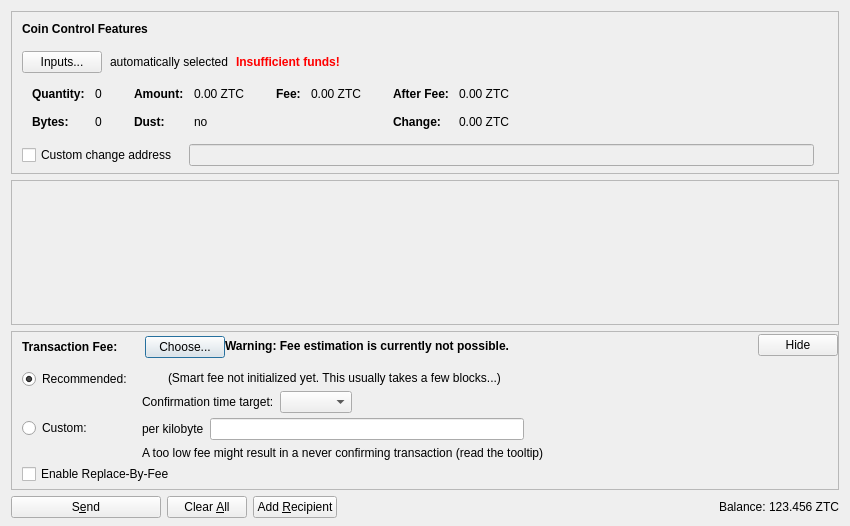
<?xml version="1.0" encoding="UTF-8"?>
<ui version="4.0">
 <class>SendCoinsDialog</class>
 <widget class="QDialog" name="SendCoinsDialog">
  <property name="geometry">
   <rect>
    <x>0</x>
    <y>0</y>
    <width>850</width>
    <height>526</height>
   </rect>
  </property>
  <property name="windowTitle">
   <string>Send Coins</string>
  </property>
  <layout class="QVBoxLayout" name="verticalLayout" stretch="0,1,0,0">
   <property name="bottomMargin">
    <number>8</number>
   </property>
   <item>
    <widget class="QFrame" name="frameCoinControl">
     <property name="sizePolicy">
      <sizepolicy hsizetype="Expanding" vsizetype="Expanding">
       <horstretch>0</horstretch>
       <verstretch>0</verstretch>
      </sizepolicy>
     </property>
     <property name="maximumSize">
      <size>
       <width>16777215</width>
       <height>16777215</height>
      </size>
     </property>
     <property name="frameShape">
      <enum>QFrame::StyledPanel</enum>
     </property>
     <property name="frameShadow">
      <enum>QFrame::Sunken</enum>
     </property>
     <layout class="QVBoxLayout" name="verticalLayoutCoinControl2">
      <property name="spacing">
       <number>0</number>
      </property>
      <property name="leftMargin">
       <number>0</number>
      </property>
      <property name="topMargin">
       <number>0</number>
      </property>
      <property name="rightMargin">
       <number>0</number>
      </property>
      <property name="bottomMargin">
       <number>6</number>
      </property>
      <item>
       <layout class="QVBoxLayout" name="verticalLayoutCoinControl" stretch="0,0,0,0,1">
        <property name="spacing">
         <number>0</number>
        </property>
        <property name="leftMargin">
         <number>10</number>
        </property>
        <property name="topMargin">
         <number>10</number>
        </property>
        <item>
         <layout class="QHBoxLayout" name="horizontalLayoutCoinControl1">
          <property name="bottomMargin">
           <number>15</number>
          </property>
          <item>
           <widget class="QLabel" name="labelCoinControlFeatures">
            <property name="sizePolicy">
             <sizepolicy hsizetype="Preferred" vsizetype="Maximum">
              <horstretch>0</horstretch>
              <verstretch>0</verstretch>
             </sizepolicy>
            </property>
            <property name="font">
             <font>
              <weight>75</weight>
              <bold>true</bold>
             </font>
            </property>
            <property name="styleSheet">
             <string notr="true">font-weight:bold;</string>
            </property>
            <property name="text">
             <string>Coin Control Features</string>
            </property>
           </widget>
          </item>
         </layout>
        </item>
        <item>
         <layout class="QHBoxLayout" name="horizontalLayoutCoinControl2" stretch="0,0,0,0">
          <property name="spacing">
           <number>8</number>
          </property>
          <property name="bottomMargin">
           <number>10</number>
          </property>
          <item>
           <widget class="QPushButton" name="pushButtonCoinControl">
            <property name="styleSheet">
             <string notr="true"/>
            </property>
            <property name="text">
             <string>Inputs...</string>
            </property>
            <property name="autoDefault">
             <bool>false</bool>
            </property>
           </widget>
          </item>
          <item>
           <widget class="QLabel" name="labelCoinControlAutomaticallySelected">
            <property name="text">
             <string>automatically selected</string>
            </property>
            <property name="margin">
             <number>5</number>
            </property>
           </widget>
          </item>
          <item>
           <widget class="QLabel" name="labelCoinControlInsuffFunds">
            <property name="font">
             <font>
              <weight>75</weight>
              <bold>true</bold>
             </font>
            </property>
            <property name="styleSheet">
             <string notr="true">color:red;font-weight:bold;</string>
            </property>
            <property name="text">
             <string>Insufficient funds!</string>
            </property>
            <property name="margin">
             <number>5</number>
            </property>
           </widget>
          </item>
          <item>
           <spacer name="horizontalSpacerCoinControl">
            <property name="orientation">
             <enum>Qt::Horizontal</enum>
            </property>
            <property name="sizeHint" stdset="0">
             <size>
              <width>40</width>
              <height>1</height>
             </size>
            </property>
           </spacer>
          </item>
         </layout>
        </item>
        <item>
         <widget class="QWidget" name="widgetCoinControl" native="true">
          <property name="sizePolicy">
           <sizepolicy hsizetype="Preferred" vsizetype="Preferred">
            <horstretch>0</horstretch>
            <verstretch>0</verstretch>
           </sizepolicy>
          </property>
          <property name="minimumSize">
           <size>
            <width>0</width>
            <height>0</height>
           </size>
          </property>
          <property name="styleSheet">
           <string notr="true"/>
          </property>
          <layout class="QHBoxLayout" name="horizontalLayoutCoinControl5">
           <property name="leftMargin">
            <number>0</number>
           </property>
           <property name="topMargin">
            <number>0</number>
           </property>
           <property name="rightMargin">
            <number>0</number>
           </property>
           <property name="bottomMargin">
            <number>0</number>
           </property>
           <item>
            <layout class="QHBoxLayout" name="horizontalLayoutCoinControl3" stretch="0,0,0,1">
             <property name="spacing">
              <number>20</number>
             </property>
             <property name="topMargin">
              <number>0</number>
             </property>
             <property name="bottomMargin">
              <number>10</number>
             </property>
             <item>
              <layout class="QFormLayout" name="formLayoutCoinControl1">
               <property name="horizontalSpacing">
                <number>10</number>
               </property>
               <property name="verticalSpacing">
                <number>14</number>
               </property>
               <property name="leftMargin">
                <number>10</number>
               </property>
               <property name="topMargin">
                <number>4</number>
               </property>
               <property name="rightMargin">
                <number>6</number>
               </property>
               <item row="0" column="0">
                <widget class="QLabel" name="labelCoinControlQuantityText">
                 <property name="font">
                  <font>
                   <weight>75</weight>
                   <bold>true</bold>
                  </font>
                 </property>
                 <property name="text">
                  <string>Quantity:</string>
                 </property>
                 <property name="margin">
                  <number>0</number>
                 </property>
                </widget>
               </item>
               <item row="0" column="1">
                <widget class="QLabel" name="labelCoinControlQuantity">
                 <property name="cursor">
                  <cursorShape>IBeamCursor</cursorShape>
                 </property>
                 <property name="contextMenuPolicy">
                  <enum>Qt::ActionsContextMenu</enum>
                 </property>
                 <property name="text">
                  <string notr="true">0</string>
                 </property>
                 <property name="margin">
                  <number>0</number>
                 </property>
                 <property name="textInteractionFlags">
                  <set>Qt::LinksAccessibleByMouse|Qt::TextSelectableByKeyboard|Qt::TextSelectableByMouse</set>
                 </property>
                </widget>
               </item>
               <item row="1" column="0">
                <widget class="QLabel" name="labelCoinControlBytesText">
                 <property name="font">
                  <font>
                   <weight>75</weight>
                   <bold>true</bold>
                  </font>
                 </property>
                 <property name="text">
                  <string>Bytes:</string>
                 </property>
                </widget>
               </item>
               <item row="1" column="1">
                <widget class="QLabel" name="labelCoinControlBytes">
                 <property name="cursor">
                  <cursorShape>IBeamCursor</cursorShape>
                 </property>
                 <property name="contextMenuPolicy">
                  <enum>Qt::ActionsContextMenu</enum>
                 </property>
                 <property name="text">
                  <string notr="true">0</string>
                 </property>
                 <property name="textInteractionFlags">
                  <set>Qt::LinksAccessibleByMouse|Qt::TextSelectableByKeyboard|Qt::TextSelectableByMouse</set>
                 </property>
                </widget>
               </item>
              </layout>
             </item>
             <item>
              <layout class="QFormLayout" name="formLayoutCoinControl2">
               <property name="horizontalSpacing">
                <number>10</number>
               </property>
               <property name="verticalSpacing">
                <number>14</number>
               </property>
               <property name="leftMargin">
                <number>6</number>
               </property>
               <property name="topMargin">
                <number>4</number>
               </property>
               <property name="rightMargin">
                <number>6</number>
               </property>
               <item row="0" column="0">
                <widget class="QLabel" name="labelCoinControlAmountText">
                 <property name="font">
                  <font>
                   <weight>75</weight>
                   <bold>true</bold>
                  </font>
                 </property>
                 <property name="text">
                  <string>Amount:</string>
                 </property>
                 <property name="margin">
                  <number>0</number>
                 </property>
                </widget>
               </item>
               <item row="0" column="1">
                <widget class="QLabel" name="labelCoinControlAmount">
                 <property name="cursor">
                  <cursorShape>IBeamCursor</cursorShape>
                 </property>
                 <property name="contextMenuPolicy">
                  <enum>Qt::ActionsContextMenu</enum>
                 </property>
                 <property name="text">
                  <string notr="true">0.00 ZTC</string>
                 </property>
                 <property name="textInteractionFlags">
                  <set>Qt::LinksAccessibleByMouse|Qt::TextSelectableByKeyboard|Qt::TextSelectableByMouse</set>
                 </property>
                </widget>
               </item>
               <item row="1" column="0">
                <widget class="QLabel" name="labelCoinControlLowOutputText">
                 <property name="font">
                  <font>
                   <weight>75</weight>
                   <bold>true</bold>
                  </font>
                 </property>
                 <property name="text">
                  <string>Dust:</string>
                 </property>
                </widget>
               </item>
               <item row="1" column="1">
                <widget class="QLabel" name="labelCoinControlLowOutput">
                 <property name="cursor">
                  <cursorShape>IBeamCursor</cursorShape>
                 </property>
                 <property name="contextMenuPolicy">
                  <enum>Qt::ActionsContextMenu</enum>
                 </property>
                 <property name="text">
                  <string notr="true">no</string>
                 </property>
                 <property name="textInteractionFlags">
                  <set>Qt::LinksAccessibleByMouse|Qt::TextSelectableByKeyboard|Qt::TextSelectableByMouse</set>
                 </property>
                </widget>
               </item>
              </layout>
             </item>
             <item>
              <layout class="QFormLayout" name="formLayoutCoinControl3">
               <property name="horizontalSpacing">
                <number>10</number>
               </property>
               <property name="verticalSpacing">
                <number>14</number>
               </property>
               <property name="leftMargin">
                <number>6</number>
               </property>
               <property name="topMargin">
                <number>4</number>
               </property>
               <property name="rightMargin">
                <number>6</number>
               </property>
               <item row="0" column="0">
                <widget class="QLabel" name="labelCoinControlFeeText">
                 <property name="font">
                  <font>
                   <weight>75</weight>
                   <bold>true</bold>
                  </font>
                 </property>
                 <property name="text">
                  <string>Fee:</string>
                 </property>
                 <property name="margin">
                  <number>0</number>
                 </property>
                </widget>
               </item>
               <item row="0" column="1">
                <widget class="QLabel" name="labelCoinControlFee">
                 <property name="cursor">
                  <cursorShape>IBeamCursor</cursorShape>
                 </property>
                 <property name="contextMenuPolicy">
                  <enum>Qt::ActionsContextMenu</enum>
                 </property>
                 <property name="text">
                  <string notr="true">0.00 ZTC</string>
                 </property>
                 <property name="textInteractionFlags">
                  <set>Qt::LinksAccessibleByMouse|Qt::TextSelectableByKeyboard|Qt::TextSelectableByMouse</set>
                 </property>
                </widget>
               </item>
              </layout>
             </item>
             <item>
              <layout class="QFormLayout" name="formLayoutCoinControl4">
               <property name="horizontalSpacing">
                <number>10</number>
               </property>
               <property name="verticalSpacing">
                <number>14</number>
               </property>
               <property name="leftMargin">
                <number>6</number>
               </property>
               <property name="topMargin">
                <number>4</number>
               </property>
               <property name="rightMargin">
                <number>6</number>
               </property>
               <item row="0" column="0">
                <widget class="QLabel" name="labelCoinControlAfterFeeText">
                 <property name="font">
                  <font>
                   <weight>75</weight>
                   <bold>true</bold>
                  </font>
                 </property>
                 <property name="text">
                  <string>After Fee:</string>
                 </property>
                 <property name="margin">
                  <number>0</number>
                 </property>
                </widget>
               </item>
               <item row="0" column="1">
                <widget class="QLabel" name="labelCoinControlAfterFee">
                 <property name="cursor">
                  <cursorShape>IBeamCursor</cursorShape>
                 </property>
                 <property name="contextMenuPolicy">
                  <enum>Qt::ActionsContextMenu</enum>
                 </property>
                 <property name="text">
                  <string notr="true">0.00 ZTC</string>
                 </property>
                 <property name="textInteractionFlags">
                  <set>Qt::LinksAccessibleByMouse|Qt::TextSelectableByKeyboard|Qt::TextSelectableByMouse</set>
                 </property>
                </widget>
               </item>
               <item row="1" column="0">
                <widget class="QLabel" name="labelCoinControlChangeText">
                 <property name="font">
                  <font>
                   <weight>75</weight>
                   <bold>true</bold>
                  </font>
                 </property>
                 <property name="text">
                  <string>Change:</string>
                 </property>
                </widget>
               </item>
               <item row="1" column="1">
                <widget class="QLabel" name="labelCoinControlChange">
                 <property name="cursor">
                  <cursorShape>IBeamCursor</cursorShape>
                 </property>
                 <property name="contextMenuPolicy">
                  <enum>Qt::ActionsContextMenu</enum>
                 </property>
                 <property name="text">
                  <string notr="true">0.00 ZTC</string>
                 </property>
                 <property name="textInteractionFlags">
                  <set>Qt::LinksAccessibleByMouse|Qt::TextSelectableByKeyboard|Qt::TextSelectableByMouse</set>
                 </property>
                </widget>
               </item>
              </layout>
             </item>
            </layout>
           </item>
          </layout>
         </widget>
        </item>
        <item>
         <layout class="QHBoxLayout" name="horizontalLayoutCoinControl4" stretch="0,0,0">
          <property name="spacing">
           <number>12</number>
          </property>
          <property name="sizeConstraint">
           <enum>QLayout::SetDefaultConstraint</enum>
          </property>
          <property name="topMargin">
           <number>5</number>
          </property>
          <property name="rightMargin">
           <number>5</number>
          </property>
          <item>
           <widget class="QCheckBox" name="checkBoxCoinControlChange">
            <property name="toolTip">
             <string>If this is activated, but the change address is empty or invalid, change will be sent to a newly generated address.</string>
            </property>
            <property name="text">
             <string>Custom change address</string>
            </property>
           </widget>
          </item>
          <item>
           <widget class="QValidatedLineEdit" name="lineEditCoinControlChange">
            <property name="enabled">
             <bool>false</bool>
            </property>
            <property name="sizePolicy">
             <sizepolicy hsizetype="Expanding" vsizetype="Fixed">
              <horstretch>0</horstretch>
              <verstretch>0</verstretch>
             </sizepolicy>
            </property>
           </widget>
          </item>
          <item>
           <widget class="QLabel" name="labelCoinControlChangeLabel">
            <property name="sizePolicy">
             <sizepolicy hsizetype="Preferred" vsizetype="Expanding">
              <horstretch>0</horstretch>
              <verstretch>0</verstretch>
             </sizepolicy>
            </property>
            <property name="minimumSize">
             <size>
              <width>0</width>
              <height>0</height>
             </size>
            </property>
            <property name="text">
             <string/>
            </property>
            <property name="margin">
             <number>3</number>
            </property>
           </widget>
          </item>
         </layout>
        </item>
        <item>
         <spacer name="verticalSpacerCoinControl">
          <property name="orientation">
           <enum>Qt::Vertical</enum>
          </property>
          <property name="sizeHint" stdset="0">
           <size>
            <width>800</width>
            <height>1</height>
           </size>
          </property>
         </spacer>
        </item>
       </layout>
      </item>
     </layout>
    </widget>
   </item>
   <item>
    <widget class="QScrollArea" name="scrollArea">
     <property name="widgetResizable">
      <bool>true</bool>
     </property>
     <widget class="QWidget" name="scrollAreaWidgetContents">
      <property name="geometry">
       <rect>
        <x>0</x>
        <y>0</y>
        <width>830</width>
        <height>104</height>
       </rect>
      </property>
      <layout class="QVBoxLayout" name="verticalLayout_2" stretch="0,1">
       <property name="leftMargin">
        <number>0</number>
       </property>
       <property name="topMargin">
        <number>0</number>
       </property>
       <property name="rightMargin">
        <number>0</number>
       </property>
       <property name="bottomMargin">
        <number>0</number>
       </property>
       <item>
        <layout class="QVBoxLayout" name="entries">
         <property name="spacing">
          <number>6</number>
         </property>
        </layout>
       </item>
       <item>
        <spacer name="verticalSpacer">
         <property name="orientation">
          <enum>Qt::Vertical</enum>
         </property>
         <property name="sizeHint" stdset="0">
          <size>
           <width>20</width>
           <height>40</height>
          </size>
         </property>
        </spacer>
       </item>
      </layout>
     </widget>
    </widget>
   </item>
   <item>
    <widget class="QFrame" name="frameFee">
     <property name="sizePolicy">
      <sizepolicy hsizetype="Expanding" vsizetype="Expanding">
       <horstretch>0</horstretch>
       <verstretch>0</verstretch>
      </sizepolicy>
     </property>
     <property name="maximumSize">
      <size>
       <width>16777215</width>
       <height>16777215</height>
      </size>
     </property>
     <property name="frameShape">
      <enum>QFrame::StyledPanel</enum>
     </property>
     <property name="frameShadow">
      <enum>QFrame::Sunken</enum>
     </property>
     <layout class="QVBoxLayout" name="verticalLayoutFee1">
      <property name="spacing">
       <number>0</number>
      </property>
      <property name="leftMargin">
       <number>0</number>
      </property>
      <property name="topMargin">
       <number>0</number>
      </property>
      <property name="rightMargin">
       <number>0</number>
      </property>
      <property name="bottomMargin">
       <number>0</number>
      </property>
      <item>
       <layout class="QVBoxLayout" name="verticalLayoutFee2" stretch="0,0,0">
        <property name="spacing">
         <number>0</number>
        </property>
        <property name="leftMargin">
         <number>10</number>
        </property>
        <property name="topMargin">
         <number>0</number>
        </property>
        <item>
         <layout class="QHBoxLayout" name="horizontalLayoutFee1">
          <property name="bottomMargin">
           <number>0</number>
          </property>
          <item>
           <layout class="QVBoxLayout" name="verticalLayoutFee7">
            <property name="spacing">
             <number>0</number>
            </property>
            <item>
             <spacer name="verticalSpacerSmartFee">
              <property name="orientation">
               <enum>Qt::Vertical</enum>
              </property>
              <property name="sizeType">
               <enum>QSizePolicy::Fixed</enum>
              </property>
              <property name="sizeHint" stdset="0">
               <size>
                <width>1</width>
                <height>4</height>
               </size>
              </property>
             </spacer>
            </item>
            <item>
             <layout class="QHBoxLayout" name="horizontalLayoutSmartFee">
              <property name="spacing">
               <number>10</number>
              </property>
              <item>
               <widget class="QLabel" name="labelFeeHeadline">
                <property name="sizePolicy">
                 <sizepolicy hsizetype="Preferred" vsizetype="Maximum">
                  <horstretch>0</horstretch>
                  <verstretch>0</verstretch>
                 </sizepolicy>
                </property>
                <property name="font">
                 <font>
                  <weight>75</weight>
                  <bold>true</bold>
                 </font>
                </property>
                <property name="styleSheet">
                 <string notr="true">font-weight:bold;</string>
                </property>
                <property name="text">
                 <string>Transaction Fee:</string>
                </property>
               </widget>
              </item>
              <item>
               <widget class="QLabel" name="labelFeeMinimized">
                <property name="text">
                 <string/>
                </property>
               </widget>
              </item>
              <item>
               <widget class="QPushButton" name="buttonChooseFee">
                <property name="text">
                 <string>Choose...</string>
                </property>
               </widget>
              </item>
             </layout>
            </item>
            <item>
             <spacer name="verticalSpacer_5">
              <property name="orientation">
               <enum>Qt::Vertical</enum>
              </property>
              <property name="sizeHint" stdset="0">
               <size>
                <width>1</width>
                <height>1</height>
               </size>
              </property>
             </spacer>
            </item>
           </layout>
          </item>
          <item>
           <widget class="QLabel" name="fallbackFeeWarningLabel">
            <property name="toolTip">
             <string>Using the fallbackfee can result in sending a transaction that will take several hours or days (or never) to confirm. Consider choosing your fee manually or wait until you have validated the complete chain.</string>
            </property>
            <property name="font">
            <font>
                <weight>75</weight>
                <bold>true</bold>
            </font>
            </property>
            <property name="text">
             <string>Warning: Fee estimation is currently not possible.</string>
            </property>
            <property name="wordWrap">
             <bool>false</bool>
            </property>
           </widget>
          </item>
          <item>
           <spacer name="horizontalSpacer_4">
            <property name="orientation">
             <enum>Qt::Horizontal</enum>
            </property>
            <property name="sizeType">
             <enum>QSizePolicy::MinimumExpanding</enum>
            </property>
            <property name="sizeHint" stdset="0">
             <size>
              <width>40</width>
              <height>20</height>
             </size>
            </property>
           </spacer>
          </item>
          <item>
           <widget class="QPushButton" name="buttonMinimizeFee">
            <property name="toolTip">
             <string>Hide transaction fee settings</string>
            </property>
            <property name="text">
             <string>Hide</string>
            </property>
           </widget>
          </item>
         </layout>
        </item>
        <item>
         <widget class="QFrame" name="frameFeeSelection">
          <layout class="QVBoxLayout" name="verticalLayoutFee12">
           <property name="spacing">
            <number>0</number>
           </property>
           <property name="leftMargin">
            <number>0</number>
           </property>
           <property name="topMargin">
            <number>0</number>
           </property>
           <property name="rightMargin">
            <number>0</number>
           </property>
           <property name="bottomMargin">
            <number>0</number>
           </property>
           <item>
            <layout class="QGridLayout" name="gridLayoutFee">
             <property name="topMargin">
              <number>10</number>
             </property>
             <property name="bottomMargin">
              <number>4</number>
             </property>
             <property name="horizontalSpacing">
              <number>10</number>
             </property>
             <property name="verticalSpacing">
              <number>4</number>
             </property>
             <item row="1" column="1">
              <layout class="QVBoxLayout" name="verticalLayoutFee8">
               <property name="spacing">
                <number>6</number>
               </property>
               <item>
                <layout class="QHBoxLayout" name="horizontalLayoutFee13">
                 <item>
                  <widget class="QLabel" name="labelCustomPerKilobyte">
                   <property name="toolTip">
                    <string>Specify a custom fee per kB (1,000 bytes) of the transaction's virtual size.

Note:  Since the fee is calculated on a per-byte basis, a fee of "100 satoshis per kB" for a transaction size of 500 bytes (half of 1 kB) would ultimately yield a fee of only 50 satoshis.</string>
                   </property>
                   <property name="text">
                    <string>per kilobyte</string>
                   </property>
                  </widget>
                 </item>
                 <item>
                  <widget class="ZortcoinAmountField" name="customFee"/>
                 </item>
                 <item>
                  <spacer name="horizontalSpacer_6">
                   <property name="orientation">
                    <enum>Qt::Horizontal</enum>
                   </property>
                   <property name="sizeHint" stdset="0">
                    <size>
                     <width>1</width>
                     <height>1</height>
                    </size>
                   </property>
                  </spacer>
                 </item>
                </layout>
               </item>
               <item>
                <layout class="QHBoxLayout" name="horizontalLayoutFee8">
                 <item>
                  <widget class="QLabel" name="labelCustomFeeWarning">
                   <property name="enabled">
                    <bool>true</bool>
                   </property>
                   <property name="toolTip">
                    <string>When there is less transaction volume than space in the blocks, miners as well as relaying nodes may enforce a minimum fee. Paying only this minimum fee is just fine, but be aware that this can result in a never confirming transaction once there is more demand for zortcoin transactions than the network can process.</string>
                   </property>
                   <property name="text">
                    <string>A too low fee might result in a never confirming transaction (read the tooltip)</string>
                   </property>
                  </widget>
                 </item>
                 <item>
                  <spacer name="horizontalSpacer_2">
                   <property name="orientation">
                    <enum>Qt::Horizontal</enum>
                   </property>
                   <property name="sizeHint" stdset="0">
                    <size>
                     <width>1</width>
                     <height>1</height>
                    </size>
                   </property>
                  </spacer>
                 </item>
                </layout>
               </item>
              </layout>
             </item>
             <item row="0" column="0">
              <layout class="QVBoxLayout" name="verticalLayoutFee4" stretch="0,1">
               <item>
                <widget class="QRadioButton" name="radioSmartFee">
                 <property name="text">
                  <string>Recommended:</string>
                 </property>
                 <property name="checked">
                  <bool>true</bool>
                 </property>
                 <attribute name="buttonGroup">
                  <string notr="true">groupFee</string>
                 </attribute>
                </widget>
               </item>
               <item>
                <spacer name="verticalSpacer_2">
                 <property name="orientation">
                  <enum>Qt::Vertical</enum>
                 </property>
                 <property name="sizeHint" stdset="0">
                  <size>
                   <width>1</width>
                   <height>1</height>
                  </size>
                 </property>
                </spacer>
               </item>
              </layout>
             </item>
             <item row="1" column="0">
              <layout class="QVBoxLayout" name="verticalLayoutFee9" stretch="0,1">
               <item>
                <widget class="QRadioButton" name="radioCustomFee">
                 <property name="text">
                  <string>Custom:</string>
                 </property>
                 <attribute name="buttonGroup">
                  <string notr="true">groupFee</string>
                 </attribute>
                </widget>
               </item>
               <item>
                <spacer name="verticalSpacer_6">
                 <property name="orientation">
                  <enum>Qt::Vertical</enum>
                 </property>
                 <property name="sizeHint" stdset="0">
                  <size>
                   <width>1</width>
                   <height>1</height>
                  </size>
                 </property>
                </spacer>
               </item>
              </layout>
             </item>
             <item row="0" column="1">
              <layout class="QVBoxLayout" name="verticalLayoutFee3" stretch="0,0,1">
               <property name="spacing">
                <number>6</number>
               </property>
               <property name="topMargin">
                <number>2</number>
               </property>
               <item>
                <layout class="QHBoxLayout" name="horizontalLayoutFee12">
                 <item>
                  <widget class="QLabel" name="labelSmartFee">
                   <property name="text">
                    <string/>
                   </property>
                  </widget>
                 </item>
                 <item>
                  <widget class="QLabel" name="labelFeeEstimation">
                   <property name="text">
                    <string/>
                   </property>
                  </widget>
                 </item>
                 <item>
                  <widget class="QLabel" name="labelSmartFee2">
                   <property name="text">
                    <string>(Smart fee not initialized yet. This usually takes a few blocks...)</string>
                   </property>
                  </widget>
                 </item>
                 <item>
                  <spacer name="horizontalSpacer_5">
                   <property name="orientation">
                    <enum>Qt::Horizontal</enum>
                   </property>
                   <property name="sizeHint" stdset="0">
                    <size>
                     <width>1</width>
                     <height>1</height>
                    </size>
                   </property>
                  </spacer>
                 </item>
                </layout>
               </item>
               <item>
                <layout class="QHBoxLayout" name="horizontalLayoutFee9">
                 <item>
                  <layout class="QVBoxLayout" name="verticalLayoutFee6">
                   <item>
                    <widget class="QLabel" name="labelSmartFee3">
                     <property name="text">
                      <string>Confirmation time target:</string>
                     </property>
                    </widget>
                   </item>
                  </layout>
                 </item>
                 <item>
                  <layout class="QVBoxLayout" name="verticalLayoutFee5">
                   <property name="rightMargin">
                    <number>30</number>
                   </property>
                   <item>
                    <layout class="QHBoxLayout" name="horizontalLayoutConfTarget">
                     <property name="bottomMargin">
                      <number>0</number>
                     </property>
                     <item>
                      <widget class="QComboBox" name="confTargetSelector"/>
                     </item>
                     <item>
                      <spacer name="horizontalSpacerConfTarget">
                       <property name="orientation">
                        <enum>Qt::Horizontal</enum>
                       </property>
                       <property name="sizeHint" stdset="0">
                        <size>
                         <width>40</width>
                         <height>20</height>
                        </size>
                       </property>
                      </spacer>
                     </item>
                    </layout>
                   </item>
                  </layout>
                 </item>
                </layout>
               </item>
               <item>
                <spacer name="verticalSpacer_4">
                 <property name="orientation">
                  <enum>Qt::Vertical</enum>
                 </property>
                 <property name="sizeHint" stdset="0">
                  <size>
                   <width>1</width>
                   <height>1</height>
                  </size>
                 </property>
                </spacer>
               </item>
              </layout>
             </item>
            </layout>
           </item>
           <item>
            <widget class="QCheckBox" name="optInRBF">
             <property name="text">
              <string>Enable Replace-By-Fee</string>
             </property>
             <property name="toolTip">
              <string>With Replace-By-Fee (BIP-125) you can increase a transaction's fee after it is sent. Without this, a higher fee may be recommended to compensate for increased transaction delay risk.</string>
             </property>
            </widget>
           </item>
          </layout>
         </widget>
        </item>
        <item>
         <spacer name="verticalSpacerFee">
          <property name="orientation">
           <enum>Qt::Vertical</enum>
          </property>
          <property name="sizeHint" stdset="0">
           <size>
            <width>40</width>
            <height>5</height>
           </size>
          </property>
         </spacer>
        </item>
       </layout>
      </item>
     </layout>
    </widget>
   </item>
   <item>
    <layout class="QHBoxLayout" name="horizontalLayout">
     <item>
      <widget class="QPushButton" name="sendButton">
       <property name="minimumSize">
        <size>
         <width>150</width>
         <height>0</height>
        </size>
       </property>
       <property name="toolTip">
        <string>Confirm the send action</string>
       </property>
       <property name="text">
        <string>S&amp;end</string>
       </property>
       <property name="icon">
        <iconset resource="../zortcoin.qrc">
         <normaloff>:/icons/send</normaloff>:/icons/send</iconset>
       </property>
       <property name="autoDefault">
        <bool>false</bool>
       </property>
       <property name="default">
        <bool>false</bool>
       </property>
      </widget>
     </item>
     <item>
      <widget class="QPushButton" name="clearButton">
       <property name="sizePolicy">
        <sizepolicy hsizetype="Minimum" vsizetype="Fixed">
         <horstretch>0</horstretch>
         <verstretch>0</verstretch>
        </sizepolicy>
       </property>
       <property name="toolTip">
        <string>Clear all fields of the form.</string>
       </property>
       <property name="text">
        <string>Clear &amp;All</string>
       </property>
       <property name="icon">
        <iconset resource="../zortcoin.qrc">
         <normaloff>:/icons/remove</normaloff>:/icons/remove</iconset>
       </property>
       <property name="autoDefault">
        <bool>false</bool>
       </property>
      </widget>
     </item>
     <item>
      <widget class="QPushButton" name="addButton">
       <property name="toolTip">
        <string>Send to multiple recipients at once</string>
       </property>
       <property name="text">
        <string>Add &amp;Recipient</string>
       </property>
       <property name="icon">
        <iconset resource="../zortcoin.qrc">
         <normaloff>:/icons/add</normaloff>:/icons/add</iconset>
       </property>
       <property name="autoDefault">
        <bool>false</bool>
       </property>
      </widget>
     </item>
     <item>
      <spacer name="horizontalSpacer">
       <property name="orientation">
        <enum>Qt::Horizontal</enum>
       </property>
       <property name="sizeHint" stdset="0">
        <size>
         <width>40</width>
         <height>20</height>
        </size>
       </property>
      </spacer>
     </item>
     <item>
      <layout class="QHBoxLayout" name="horizontalLayout_2">
       <property name="spacing">
        <number>3</number>
       </property>
       <item>
        <widget class="QLabel" name="labelBalanceName">
         <property name="sizePolicy">
          <sizepolicy hsizetype="Preferred" vsizetype="Fixed">
           <horstretch>0</horstretch>
           <verstretch>0</verstretch>
          </sizepolicy>
         </property>
         <property name="text">
          <string>Balance:</string>
         </property>
        </widget>
       </item>
       <item>
        <widget class="QLabel" name="labelBalance">
         <property name="sizePolicy">
          <sizepolicy hsizetype="Preferred" vsizetype="Fixed">
           <horstretch>0</horstretch>
           <verstretch>0</verstretch>
          </sizepolicy>
         </property>
         <property name="cursor">
          <cursorShape>IBeamCursor</cursorShape>
         </property>
         <property name="text">
          <string notr="true">123.456 ZTC</string>
         </property>
         <property name="textInteractionFlags">
          <set>Qt::LinksAccessibleByMouse|Qt::TextSelectableByKeyboard|Qt::TextSelectableByMouse</set>
         </property>
        </widget>
       </item>
      </layout>
     </item>
    </layout>
   </item>
  </layout>
 </widget>
 <customwidgets>
  <customwidget>
   <class>QValidatedLineEdit</class>
   <extends>QLineEdit</extends>
   <header>qt/qvalidatedlineedit.h</header>
  </customwidget>
  <customwidget>
   <class>ZortcoinAmountField</class>
   <extends>QLineEdit</extends>
   <header>qt/zortcoinamountfield.h</header>
   <container>1</container>
  </customwidget>
 </customwidgets>
 <resources>
  <include location="../zortcoin.qrc"/>
 </resources>
 <connections/>
 <buttongroups>
  <buttongroup name="groupFee"/>
 </buttongroups>
</ui>
